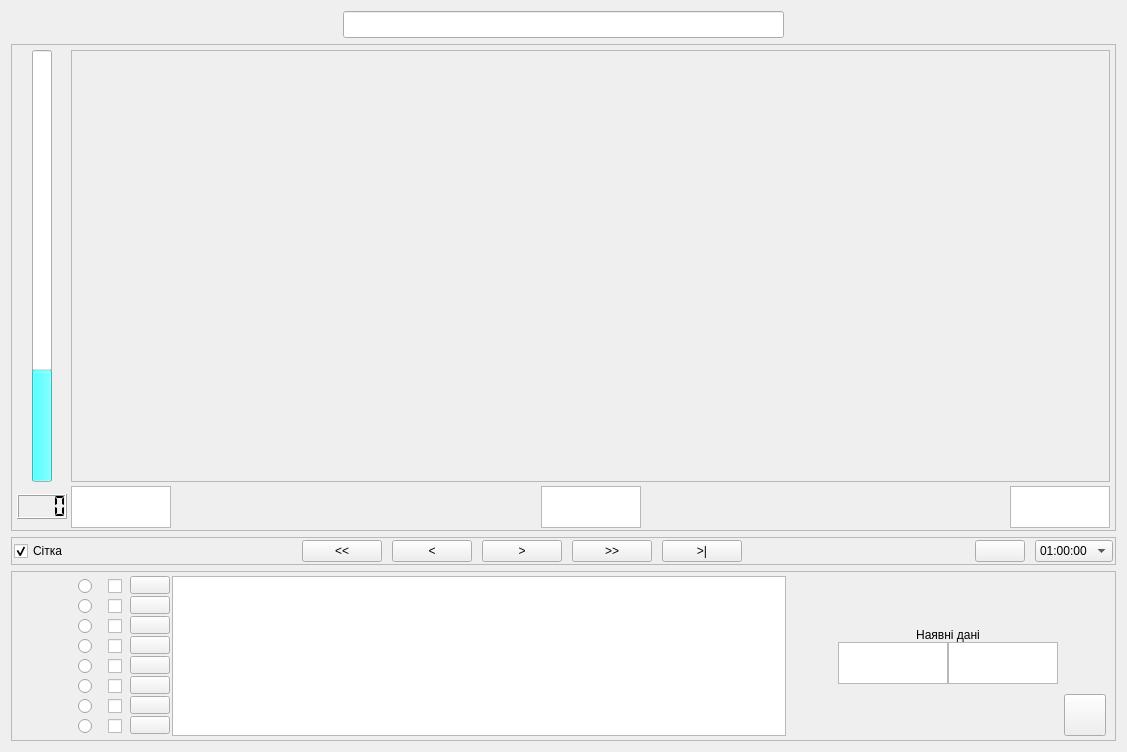
<?xml version="1.0" encoding="UTF-8"?>
<ui version="4.0">
 <class>AuTrendView</class>
 <widget class="QWidget" name="AuTrendView">
  <property name="geometry">
   <rect>
    <x>0</x>
    <y>0</y>
    <width>1127</width>
    <height>752</height>
   </rect>
  </property>
  <property name="windowTitle">
   <string>Form</string>
  </property>
  <layout class="QGridLayout" name="gridLayout_2">
   <item row="0" column="0">
    <spacer name="spacer_2">
     <property name="orientation">
      <enum>Qt::Horizontal</enum>
     </property>
     <property name="sizeHint" stdset="0">
      <size>
       <width>473</width>
       <height>20</height>
      </size>
     </property>
    </spacer>
   </item>
   <item row="0" column="1">
    <widget class="QLineEdit" name="trendHead">
     <property name="sizePolicy">
      <sizepolicy hsizetype="Fixed" vsizetype="Fixed">
       <horstretch>0</horstretch>
       <verstretch>0</verstretch>
      </sizepolicy>
     </property>
     <property name="minimumSize">
      <size>
       <width>441</width>
       <height>0</height>
      </size>
     </property>
     <property name="maximumSize">
      <size>
       <width>441</width>
       <height>30</height>
      </size>
     </property>
     <property name="font">
      <font>
       <pointsize>12</pointsize>
      </font>
     </property>
     <property name="alignment">
      <set>Qt::AlignCenter</set>
     </property>
     <property name="readOnly">
      <bool>true</bool>
     </property>
    </widget>
   </item>
   <item row="0" column="2">
    <spacer name="spacer">
     <property name="orientation">
      <enum>Qt::Horizontal</enum>
     </property>
     <property name="sizeHint" stdset="0">
      <size>
       <width>473</width>
       <height>20</height>
      </size>
     </property>
    </spacer>
   </item>
   <item row="1" column="0" colspan="3">
    <widget class="QFrame" name="frame">
     <property name="sizePolicy">
      <sizepolicy hsizetype="Preferred" vsizetype="MinimumExpanding">
       <horstretch>0</horstretch>
       <verstretch>0</verstretch>
      </sizepolicy>
     </property>
     <property name="frameShape">
      <enum>QFrame::StyledPanel</enum>
     </property>
     <property name="frameShadow">
      <enum>QFrame::Raised</enum>
     </property>
     <layout class="QGridLayout" name="_5">
      <property name="sizeConstraint">
       <enum>QLayout::SetMaximumSize</enum>
      </property>
      <property name="leftMargin">
       <number>5</number>
      </property>
      <property name="topMargin">
       <number>5</number>
      </property>
      <property name="rightMargin">
       <number>5</number>
      </property>
      <property name="bottomMargin">
       <number>2</number>
      </property>
      <property name="spacing">
       <number>4</number>
      </property>
      <item row="1" column="5">
       <widget class="QTextBrowser" name="cursorDate">
        <property name="sizePolicy">
         <sizepolicy hsizetype="Preferred" vsizetype="Maximum">
          <horstretch>1</horstretch>
          <verstretch>1</verstretch>
         </sizepolicy>
        </property>
        <property name="minimumSize">
         <size>
          <width>100</width>
          <height>0</height>
         </size>
        </property>
        <property name="maximumSize">
         <size>
          <width>100</width>
          <height>42</height>
         </size>
        </property>
        <property name="verticalScrollBarPolicy">
         <enum>Qt::ScrollBarAlwaysOff</enum>
        </property>
        <property name="horizontalScrollBarPolicy">
         <enum>Qt::ScrollBarAlwaysOff</enum>
        </property>
        <property name="acceptRichText">
         <bool>false</bool>
        </property>
        <property name="textInteractionFlags">
         <set>Qt::NoTextInteraction</set>
        </property>
        <property name="openLinks">
         <bool>false</bool>
        </property>
       </widget>
      </item>
      <item row="0" column="1">
       <widget class="QProgressBar" name="cursorVal">
        <property name="sizePolicy">
         <sizepolicy hsizetype="Fixed" vsizetype="Expanding">
          <horstretch>0</horstretch>
          <verstretch>2</verstretch>
         </sizepolicy>
        </property>
        <property name="maximumSize">
         <size>
          <width>20</width>
          <height>16777215</height>
         </size>
        </property>
        <property name="palette">
         <palette>
          <active>
           <colorrole role="Highlight">
            <brush brushstyle="SolidPattern">
             <color alpha="255">
              <red>85</red>
              <green>255</green>
              <blue>255</blue>
             </color>
            </brush>
           </colorrole>
          </active>
          <inactive>
           <colorrole role="Highlight">
            <brush brushstyle="SolidPattern">
             <color alpha="255">
              <red>85</red>
              <green>255</green>
              <blue>255</blue>
             </color>
            </brush>
           </colorrole>
          </inactive>
          <disabled>
           <colorrole role="Highlight">
            <brush brushstyle="SolidPattern">
             <color alpha="255">
              <red>196</red>
              <green>196</green>
              <blue>196</blue>
             </color>
            </brush>
           </colorrole>
          </disabled>
         </palette>
        </property>
        <property name="maximum">
         <number>4000</number>
        </property>
        <property name="value">
         <number>1000</number>
        </property>
        <property name="textVisible">
         <bool>false</bool>
        </property>
        <property name="orientation">
         <enum>Qt::Vertical</enum>
        </property>
       </widget>
      </item>
      <item row="1" column="7">
       <widget class="QTextBrowser" name="stopDate">
        <property name="sizePolicy">
         <sizepolicy hsizetype="Preferred" vsizetype="Maximum">
          <horstretch>1</horstretch>
          <verstretch>1</verstretch>
         </sizepolicy>
        </property>
        <property name="minimumSize">
         <size>
          <width>100</width>
          <height>0</height>
         </size>
        </property>
        <property name="maximumSize">
         <size>
          <width>100</width>
          <height>42</height>
         </size>
        </property>
        <property name="verticalScrollBarPolicy">
         <enum>Qt::ScrollBarAlwaysOff</enum>
        </property>
        <property name="horizontalScrollBarPolicy">
         <enum>Qt::ScrollBarAlwaysOff</enum>
        </property>
        <property name="acceptRichText">
         <bool>false</bool>
        </property>
        <property name="textInteractionFlags">
         <set>Qt::NoTextInteraction</set>
        </property>
        <property name="openLinks">
         <bool>false</bool>
        </property>
       </widget>
      </item>
      <item row="1" column="3">
       <widget class="QTextBrowser" name="startDate">
        <property name="sizePolicy">
         <sizepolicy hsizetype="Ignored" vsizetype="Fixed">
          <horstretch>1</horstretch>
          <verstretch>1</verstretch>
         </sizepolicy>
        </property>
        <property name="maximumSize">
         <size>
          <width>100</width>
          <height>42</height>
         </size>
        </property>
        <property name="verticalScrollBarPolicy">
         <enum>Qt::ScrollBarAlwaysOff</enum>
        </property>
        <property name="horizontalScrollBarPolicy">
         <enum>Qt::ScrollBarAlwaysOff</enum>
        </property>
        <property name="acceptRichText">
         <bool>false</bool>
        </property>
        <property name="textInteractionFlags">
         <set>Qt::NoTextInteraction</set>
        </property>
        <property name="openLinks">
         <bool>false</bool>
        </property>
       </widget>
      </item>
      <item row="1" column="6">
       <spacer>
        <property name="orientation">
         <enum>Qt::Horizontal</enum>
        </property>
        <property name="sizeHint" stdset="0">
         <size>
          <width>40</width>
          <height>20</height>
         </size>
        </property>
       </spacer>
      </item>
      <item row="0" column="2">
       <spacer>
        <property name="orientation">
         <enum>Qt::Horizontal</enum>
        </property>
        <property name="sizeHint" stdset="0">
         <size>
          <width>0</width>
          <height>20</height>
         </size>
        </property>
       </spacer>
      </item>
      <item row="1" column="4">
       <spacer>
        <property name="orientation">
         <enum>Qt::Horizontal</enum>
        </property>
        <property name="sizeHint" stdset="0">
         <size>
          <width>40</width>
          <height>20</height>
         </size>
        </property>
       </spacer>
      </item>
      <item row="1" column="0" colspan="3">
       <widget class="QLCDNumber" name="cursorLCD">
        <property name="maximumSize">
         <size>
          <width>50</width>
          <height>25</height>
         </size>
        </property>
        <property name="digitCount">
         <number>4</number>
        </property>
        <property name="segmentStyle">
         <enum>QLCDNumber::Flat</enum>
        </property>
       </widget>
      </item>
      <item row="0" column="0">
       <spacer>
        <property name="orientation">
         <enum>Qt::Horizontal</enum>
        </property>
        <property name="sizeHint" stdset="0">
         <size>
          <width>0</width>
          <height>20</height>
         </size>
        </property>
       </spacer>
      </item>
      <item row="0" column="3" colspan="5">
       <widget class="QFrame" name="trend">
        <property name="sizePolicy">
         <sizepolicy hsizetype="Preferred" vsizetype="Preferred">
          <horstretch>2</horstretch>
          <verstretch>2</verstretch>
         </sizepolicy>
        </property>
        <property name="frameShape">
         <enum>QFrame::StyledPanel</enum>
        </property>
        <property name="frameShadow">
         <enum>QFrame::Raised</enum>
        </property>
       </widget>
      </item>
     </layout>
    </widget>
   </item>
   <item row="2" column="0" colspan="3">
    <widget class="QFrame" name="navigation">
     <property name="maximumSize">
      <size>
       <width>16777215</width>
       <height>45</height>
      </size>
     </property>
     <property name="frameShape">
      <enum>QFrame::StyledPanel</enum>
     </property>
     <property name="frameShadow">
      <enum>QFrame::Raised</enum>
     </property>
     <layout class="QHBoxLayout">
      <property name="spacing">
       <number>10</number>
      </property>
      <property name="leftMargin">
       <number>2</number>
      </property>
      <property name="topMargin">
       <number>2</number>
      </property>
      <property name="rightMargin">
       <number>2</number>
      </property>
      <property name="bottomMargin">
       <number>2</number>
      </property>
      <item>
       <widget class="QCheckBox" name="gridEnable">
        <property name="text">
         <string>Сітка</string>
        </property>
        <property name="checked">
         <bool>true</bool>
        </property>
       </widget>
      </item>
      <item>
       <spacer>
        <property name="orientation">
         <enum>Qt::Horizontal</enum>
        </property>
        <property name="sizeHint" stdset="0">
         <size>
          <width>195</width>
          <height>20</height>
         </size>
        </property>
       </spacer>
      </item>
      <item>
       <widget class="QPushButton" name="backward">
        <property name="text">
         <string>&lt;&lt;</string>
        </property>
       </widget>
      </item>
      <item>
       <widget class="QPushButton" name="backwardHalf">
        <property name="text">
         <string>&lt;</string>
        </property>
       </widget>
      </item>
      <item>
       <widget class="QPushButton" name="forwardHalf">
        <property name="text">
         <string>&gt;</string>
        </property>
       </widget>
      </item>
      <item>
       <widget class="QPushButton" name="forward">
        <property name="text">
         <string>&gt;&gt;</string>
        </property>
       </widget>
      </item>
      <item>
       <widget class="QPushButton" name="last">
        <property name="text">
         <string>&gt;|</string>
        </property>
       </widget>
      </item>
      <item>
       <spacer>
        <property name="orientation">
         <enum>Qt::Horizontal</enum>
        </property>
        <property name="sizeHint" stdset="0">
         <size>
          <width>194</width>
          <height>20</height>
         </size>
        </property>
       </spacer>
      </item>
      <item>
       <widget class="QPushButton" name="calendarButton">
        <property name="minimumSize">
         <size>
          <width>50</width>
          <height>0</height>
         </size>
        </property>
        <property name="text">
         <string/>
        </property>
        <property name="icon">
         <iconset resource="../AuLib.qrc">
          <normaloff>:/AuLib/calendar.png</normaloff>:/AuLib/calendar.png</iconset>
        </property>
       </widget>
      </item>
      <item>
       <widget class="QComboBox" name="Interval">
        <property name="currentIndex">
         <number>3</number>
        </property>
        <property name="insertPolicy">
         <enum>QComboBox::NoInsert</enum>
        </property>
        <item>
         <property name="text">
          <string>00:05:00</string>
         </property>
        </item>
        <item>
         <property name="text">
          <string>00:15:00</string>
         </property>
        </item>
        <item>
         <property name="text">
          <string>00:30:00</string>
         </property>
        </item>
        <item>
         <property name="text">
          <string>01:00:00</string>
         </property>
        </item>
        <item>
         <property name="text">
          <string>02:00:00</string>
         </property>
        </item>
        <item>
         <property name="text">
          <string>04:00:00</string>
         </property>
        </item>
        <item>
         <property name="text">
          <string>06:00:00</string>
         </property>
        </item>
        <item>
         <property name="text">
          <string>12:00:00</string>
         </property>
        </item>
       </widget>
      </item>
     </layout>
    </widget>
   </item>
   <item row="3" column="0" colspan="3">
    <widget class="QFrame" name="view">
     <property name="maximumSize">
      <size>
       <width>16777215</width>
       <height>170</height>
      </size>
     </property>
     <property name="frameShape">
      <enum>QFrame::StyledPanel</enum>
     </property>
     <property name="frameShadow">
      <enum>QFrame::Raised</enum>
     </property>
     <layout class="QHBoxLayout" name="horizontalLayout_2">
      <property name="leftMargin">
       <number>9</number>
      </property>
      <property name="topMargin">
       <number>4</number>
      </property>
      <property name="bottomMargin">
       <number>4</number>
      </property>
      <item>
       <spacer name="horizontalSpacer">
        <property name="orientation">
         <enum>Qt::Horizontal</enum>
        </property>
        <property name="sizeHint" stdset="0">
         <size>
          <width>40</width>
          <height>20</height>
         </size>
        </property>
       </spacer>
      </item>
      <item>
       <widget class="QScrollArea" name="scrollArea">
        <property name="minimumSize">
         <size>
          <width>730</width>
          <height>160</height>
         </size>
        </property>
        <property name="frameShape">
         <enum>QFrame::NoFrame</enum>
        </property>
        <property name="horizontalScrollBarPolicy">
         <enum>Qt::ScrollBarAlwaysOff</enum>
        </property>
        <property name="widgetResizable">
         <bool>false</bool>
        </property>
        <widget class="QWidget" name="scrollAreaWidgetContents">
         <property name="geometry">
          <rect>
           <x>0</x>
           <y>0</y>
           <width>730</width>
           <height>160</height>
          </rect>
         </property>
         <layout class="QHBoxLayout" name="horizontalLayout">
          <property name="spacing">
           <number>0</number>
          </property>
          <property name="leftMargin">
           <number>6</number>
          </property>
          <property name="topMargin">
           <number>0</number>
          </property>
          <property name="rightMargin">
           <number>6</number>
          </property>
          <property name="bottomMargin">
           <number>0</number>
          </property>
          <item>
           <widget class="QFrame" name="plotSelect">
            <layout class="QVBoxLayout" name="_2">
             <property name="spacing">
              <number>0</number>
             </property>
             <property name="leftMargin">
              <number>10</number>
             </property>
             <property name="topMargin">
              <number>0</number>
             </property>
             <property name="rightMargin">
              <number>0</number>
             </property>
             <property name="bottomMargin">
              <number>0</number>
             </property>
             <item>
              <widget class="QRadioButton" name="ps_0">
               <property name="sizePolicy">
                <sizepolicy hsizetype="Minimum" vsizetype="Preferred">
                 <horstretch>0</horstretch>
                 <verstretch>0</verstretch>
                </sizepolicy>
               </property>
               <property name="minimumSize">
                <size>
                 <width>0</width>
                 <height>20</height>
                </size>
               </property>
               <property name="text">
                <string/>
               </property>
              </widget>
             </item>
             <item>
              <widget class="QRadioButton" name="ps_1">
               <property name="sizePolicy">
                <sizepolicy hsizetype="Minimum" vsizetype="Preferred">
                 <horstretch>0</horstretch>
                 <verstretch>0</verstretch>
                </sizepolicy>
               </property>
               <property name="minimumSize">
                <size>
                 <width>0</width>
                 <height>20</height>
                </size>
               </property>
               <property name="text">
                <string/>
               </property>
              </widget>
             </item>
             <item>
              <widget class="QRadioButton" name="ps_2">
               <property name="sizePolicy">
                <sizepolicy hsizetype="Minimum" vsizetype="Preferred">
                 <horstretch>0</horstretch>
                 <verstretch>0</verstretch>
                </sizepolicy>
               </property>
               <property name="minimumSize">
                <size>
                 <width>0</width>
                 <height>20</height>
                </size>
               </property>
               <property name="text">
                <string/>
               </property>
              </widget>
             </item>
             <item>
              <widget class="QRadioButton" name="ps_3">
               <property name="sizePolicy">
                <sizepolicy hsizetype="Minimum" vsizetype="Preferred">
                 <horstretch>0</horstretch>
                 <verstretch>0</verstretch>
                </sizepolicy>
               </property>
               <property name="minimumSize">
                <size>
                 <width>0</width>
                 <height>20</height>
                </size>
               </property>
               <property name="text">
                <string/>
               </property>
              </widget>
             </item>
             <item>
              <widget class="QRadioButton" name="ps_4">
               <property name="sizePolicy">
                <sizepolicy hsizetype="Minimum" vsizetype="Preferred">
                 <horstretch>0</horstretch>
                 <verstretch>0</verstretch>
                </sizepolicy>
               </property>
               <property name="minimumSize">
                <size>
                 <width>0</width>
                 <height>20</height>
                </size>
               </property>
               <property name="text">
                <string/>
               </property>
              </widget>
             </item>
             <item>
              <widget class="QRadioButton" name="ps_5">
               <property name="sizePolicy">
                <sizepolicy hsizetype="Minimum" vsizetype="Preferred">
                 <horstretch>0</horstretch>
                 <verstretch>0</verstretch>
                </sizepolicy>
               </property>
               <property name="minimumSize">
                <size>
                 <width>0</width>
                 <height>20</height>
                </size>
               </property>
               <property name="text">
                <string/>
               </property>
              </widget>
             </item>
             <item>
              <widget class="QRadioButton" name="ps_6">
               <property name="sizePolicy">
                <sizepolicy hsizetype="Minimum" vsizetype="Preferred">
                 <horstretch>0</horstretch>
                 <verstretch>0</verstretch>
                </sizepolicy>
               </property>
               <property name="minimumSize">
                <size>
                 <width>0</width>
                 <height>20</height>
                </size>
               </property>
               <property name="text">
                <string/>
               </property>
              </widget>
             </item>
             <item>
              <widget class="QRadioButton" name="ps_7">
               <property name="sizePolicy">
                <sizepolicy hsizetype="Minimum" vsizetype="Preferred">
                 <horstretch>0</horstretch>
                 <verstretch>0</verstretch>
                </sizepolicy>
               </property>
               <property name="minimumSize">
                <size>
                 <width>0</width>
                 <height>20</height>
                </size>
               </property>
               <property name="text">
                <string/>
               </property>
              </widget>
             </item>
             <item>
              <spacer name="verticalSpacer_6">
               <property name="orientation">
                <enum>Qt::Vertical</enum>
               </property>
               <property name="sizeHint" stdset="0">
                <size>
                 <width>20</width>
                 <height>40</height>
                </size>
               </property>
              </spacer>
             </item>
            </layout>
           </widget>
          </item>
          <item>
           <widget class="QFrame" name="selectedBox">
            <layout class="QVBoxLayout" name="_3">
             <property name="spacing">
              <number>0</number>
             </property>
             <property name="leftMargin">
              <number>10</number>
             </property>
             <property name="topMargin">
              <number>0</number>
             </property>
             <property name="rightMargin">
              <number>0</number>
             </property>
             <property name="bottomMargin">
              <number>0</number>
             </property>
             <item>
              <widget class="QCheckBox" name="pv_0">
               <property name="sizePolicy">
                <sizepolicy hsizetype="Minimum" vsizetype="Preferred">
                 <horstretch>0</horstretch>
                 <verstretch>0</verstretch>
                </sizepolicy>
               </property>
               <property name="minimumSize">
                <size>
                 <width>0</width>
                 <height>20</height>
                </size>
               </property>
               <property name="text">
                <string/>
               </property>
              </widget>
             </item>
             <item>
              <widget class="QCheckBox" name="pv_1">
               <property name="sizePolicy">
                <sizepolicy hsizetype="Minimum" vsizetype="Preferred">
                 <horstretch>0</horstretch>
                 <verstretch>0</verstretch>
                </sizepolicy>
               </property>
               <property name="minimumSize">
                <size>
                 <width>0</width>
                 <height>20</height>
                </size>
               </property>
               <property name="text">
                <string/>
               </property>
              </widget>
             </item>
             <item>
              <widget class="QCheckBox" name="pv_2">
               <property name="sizePolicy">
                <sizepolicy hsizetype="Minimum" vsizetype="Preferred">
                 <horstretch>0</horstretch>
                 <verstretch>0</verstretch>
                </sizepolicy>
               </property>
               <property name="minimumSize">
                <size>
                 <width>0</width>
                 <height>20</height>
                </size>
               </property>
               <property name="text">
                <string/>
               </property>
              </widget>
             </item>
             <item>
              <widget class="QCheckBox" name="pv_3">
               <property name="sizePolicy">
                <sizepolicy hsizetype="Minimum" vsizetype="Preferred">
                 <horstretch>0</horstretch>
                 <verstretch>0</verstretch>
                </sizepolicy>
               </property>
               <property name="minimumSize">
                <size>
                 <width>0</width>
                 <height>20</height>
                </size>
               </property>
               <property name="text">
                <string/>
               </property>
              </widget>
             </item>
             <item>
              <widget class="QCheckBox" name="pv_4">
               <property name="sizePolicy">
                <sizepolicy hsizetype="Minimum" vsizetype="Preferred">
                 <horstretch>0</horstretch>
                 <verstretch>0</verstretch>
                </sizepolicy>
               </property>
               <property name="minimumSize">
                <size>
                 <width>0</width>
                 <height>20</height>
                </size>
               </property>
               <property name="text">
                <string/>
               </property>
              </widget>
             </item>
             <item>
              <widget class="QCheckBox" name="pv_5">
               <property name="sizePolicy">
                <sizepolicy hsizetype="Minimum" vsizetype="Preferred">
                 <horstretch>0</horstretch>
                 <verstretch>0</verstretch>
                </sizepolicy>
               </property>
               <property name="minimumSize">
                <size>
                 <width>0</width>
                 <height>20</height>
                </size>
               </property>
               <property name="text">
                <string/>
               </property>
              </widget>
             </item>
             <item>
              <widget class="QCheckBox" name="pv_6">
               <property name="sizePolicy">
                <sizepolicy hsizetype="Minimum" vsizetype="Preferred">
                 <horstretch>0</horstretch>
                 <verstretch>0</verstretch>
                </sizepolicy>
               </property>
               <property name="minimumSize">
                <size>
                 <width>0</width>
                 <height>20</height>
                </size>
               </property>
               <property name="text">
                <string/>
               </property>
              </widget>
             </item>
             <item>
              <widget class="QCheckBox" name="pv_7">
               <property name="sizePolicy">
                <sizepolicy hsizetype="Minimum" vsizetype="Preferred">
                 <horstretch>0</horstretch>
                 <verstretch>0</verstretch>
                </sizepolicy>
               </property>
               <property name="minimumSize">
                <size>
                 <width>0</width>
                 <height>20</height>
                </size>
               </property>
               <property name="text">
                <string/>
               </property>
              </widget>
             </item>
             <item>
              <spacer name="verticalSpacer_5">
               <property name="orientation">
                <enum>Qt::Vertical</enum>
               </property>
               <property name="sizeHint" stdset="0">
                <size>
                 <width>20</width>
                 <height>40</height>
                </size>
               </property>
              </spacer>
             </item>
            </layout>
           </widget>
          </item>
          <item>
           <widget class="QFrame" name="colorBox">
            <layout class="QVBoxLayout" name="_4">
             <property name="spacing">
              <number>2</number>
             </property>
             <property name="leftMargin">
              <number>2</number>
             </property>
             <property name="topMargin">
              <number>0</number>
             </property>
             <property name="rightMargin">
              <number>2</number>
             </property>
             <property name="bottomMargin">
              <number>0</number>
             </property>
             <item>
              <widget class="QPushButton" name="pc_0">
               <property name="maximumSize">
                <size>
                 <width>16777215</width>
                 <height>18</height>
                </size>
               </property>
               <property name="text">
                <string/>
               </property>
              </widget>
             </item>
             <item>
              <widget class="QPushButton" name="pc_1">
               <property name="maximumSize">
                <size>
                 <width>16777215</width>
                 <height>18</height>
                </size>
               </property>
               <property name="text">
                <string/>
               </property>
              </widget>
             </item>
             <item>
              <widget class="QPushButton" name="pc_2">
               <property name="maximumSize">
                <size>
                 <width>16777215</width>
                 <height>18</height>
                </size>
               </property>
               <property name="text">
                <string/>
               </property>
              </widget>
             </item>
             <item>
              <widget class="QPushButton" name="pc_3">
               <property name="maximumSize">
                <size>
                 <width>16777215</width>
                 <height>18</height>
                </size>
               </property>
               <property name="text">
                <string/>
               </property>
              </widget>
             </item>
             <item>
              <widget class="QPushButton" name="pc_4">
               <property name="maximumSize">
                <size>
                 <width>16777215</width>
                 <height>18</height>
                </size>
               </property>
               <property name="text">
                <string/>
               </property>
              </widget>
             </item>
             <item>
              <widget class="QPushButton" name="pc_5">
               <property name="maximumSize">
                <size>
                 <width>16777215</width>
                 <height>18</height>
                </size>
               </property>
               <property name="text">
                <string/>
               </property>
              </widget>
             </item>
             <item>
              <widget class="QPushButton" name="pc_6">
               <property name="maximumSize">
                <size>
                 <width>16777215</width>
                 <height>18</height>
                </size>
               </property>
               <property name="text">
                <string/>
               </property>
              </widget>
             </item>
             <item>
              <widget class="QPushButton" name="pc_7">
               <property name="maximumSize">
                <size>
                 <width>16777215</width>
                 <height>18</height>
                </size>
               </property>
               <property name="text">
                <string/>
               </property>
              </widget>
             </item>
             <item>
              <spacer name="verticalSpacer_4">
               <property name="orientation">
                <enum>Qt::Vertical</enum>
               </property>
               <property name="sizeHint" stdset="0">
                <size>
                 <width>20</width>
                 <height>40</height>
                </size>
               </property>
              </spacer>
             </item>
            </layout>
           </widget>
          </item>
          <item>
           <widget class="QTableWidget" name="twAgr">
            <property name="enabled">
             <bool>true</bool>
            </property>
            <property name="minimumSize">
             <size>
              <width>0</width>
              <height>0</height>
             </size>
            </property>
            <property name="font">
             <font>
              <pointsize>9</pointsize>
             </font>
            </property>
            <property name="verticalScrollBarPolicy">
             <enum>Qt::ScrollBarAlwaysOff</enum>
            </property>
            <property name="horizontalScrollBarPolicy">
             <enum>Qt::ScrollBarAlwaysOff</enum>
            </property>
           </widget>
          </item>
         </layout>
        </widget>
       </widget>
      </item>
      <item>
       <spacer name="horizontalSpacer_2">
        <property name="orientation">
         <enum>Qt::Horizontal</enum>
        </property>
        <property name="sizeHint" stdset="0">
         <size>
          <width>40</width>
          <height>20</height>
         </size>
        </property>
       </spacer>
      </item>
      <item>
       <widget class="QFrame" name="frame_2">
        <property name="frameShape">
         <enum>QFrame::NoFrame</enum>
        </property>
        <property name="frameShadow">
         <enum>QFrame::Plain</enum>
        </property>
        <layout class="QGridLayout" name="gridLayout">
         <property name="leftMargin">
          <number>0</number>
         </property>
         <property name="topMargin">
          <number>0</number>
         </property>
         <property name="rightMargin">
          <number>0</number>
         </property>
         <property name="bottomMargin">
          <number>0</number>
         </property>
         <property name="spacing">
          <number>0</number>
         </property>
         <item row="1" column="0" colspan="2">
          <widget class="QLabel" name="label">
           <property name="text">
            <string>Наявні дані</string>
           </property>
           <property name="alignment">
            <set>Qt::AlignCenter</set>
           </property>
          </widget>
         </item>
         <item row="0" column="0" colspan="2">
          <spacer name="verticalSpacer_2">
           <property name="orientation">
            <enum>Qt::Vertical</enum>
           </property>
           <property name="sizeHint" stdset="0">
            <size>
             <width>20</width>
             <height>40</height>
            </size>
           </property>
          </spacer>
         </item>
         <item row="3" column="0" colspan="2">
          <spacer name="verticalSpacer_3">
           <property name="orientation">
            <enum>Qt::Vertical</enum>
           </property>
           <property name="sizeHint" stdset="0">
            <size>
             <width>20</width>
             <height>40</height>
            </size>
           </property>
          </spacer>
         </item>
         <item row="2" column="0">
          <widget class="QTextEdit" name="db_startDate">
           <property name="maximumSize">
            <size>
             <width>110</width>
             <height>42</height>
            </size>
           </property>
           <property name="verticalScrollBarPolicy">
            <enum>Qt::ScrollBarAlwaysOff</enum>
           </property>
           <property name="horizontalScrollBarPolicy">
            <enum>Qt::ScrollBarAsNeeded</enum>
           </property>
           <property name="acceptRichText">
            <bool>false</bool>
           </property>
           <property name="textInteractionFlags">
            <set>Qt::NoTextInteraction</set>
           </property>
          </widget>
         </item>
         <item row="2" column="1">
          <widget class="QTextEdit" name="db_stopDate">
           <property name="maximumSize">
            <size>
             <width>110</width>
             <height>42</height>
            </size>
           </property>
           <property name="verticalScrollBarPolicy">
            <enum>Qt::ScrollBarAlwaysOff</enum>
           </property>
           <property name="horizontalScrollBarPolicy">
            <enum>Qt::ScrollBarAsNeeded</enum>
           </property>
          </widget>
         </item>
        </layout>
       </widget>
      </item>
      <item>
       <widget class="QFrame" name="frame_4">
        <property name="frameShape">
         <enum>QFrame::NoFrame</enum>
        </property>
        <property name="frameShadow">
         <enum>QFrame::Plain</enum>
        </property>
        <layout class="QVBoxLayout" name="verticalLayout">
         <property name="leftMargin">
          <number>0</number>
         </property>
         <property name="topMargin">
          <number>0</number>
         </property>
         <property name="rightMargin">
          <number>0</number>
         </property>
         <property name="bottomMargin">
          <number>0</number>
         </property>
         <item>
          <spacer name="verticalSpacer">
           <property name="orientation">
            <enum>Qt::Vertical</enum>
           </property>
           <property name="sizeHint" stdset="0">
            <size>
             <width>20</width>
             <height>113</height>
            </size>
           </property>
          </spacer>
         </item>
         <item>
          <widget class="QPushButton" name="Exit">
           <property name="minimumSize">
            <size>
             <width>42</width>
             <height>42</height>
            </size>
           </property>
           <property name="maximumSize">
            <size>
             <width>42</width>
             <height>42</height>
            </size>
           </property>
           <property name="icon">
            <iconset resource="../AuLib.qrc">
             <normaloff>:/AuLib/exit.png</normaloff>:/AuLib/exit.png</iconset>
           </property>
           <property name="iconSize">
            <size>
             <width>32</width>
             <height>32</height>
            </size>
           </property>
          </widget>
         </item>
        </layout>
       </widget>
      </item>
     </layout>
    </widget>
   </item>
  </layout>
 </widget>
 <resources>
  <include location="../AuLib.qrc"/>
 </resources>
 <connections/>
</ui>
